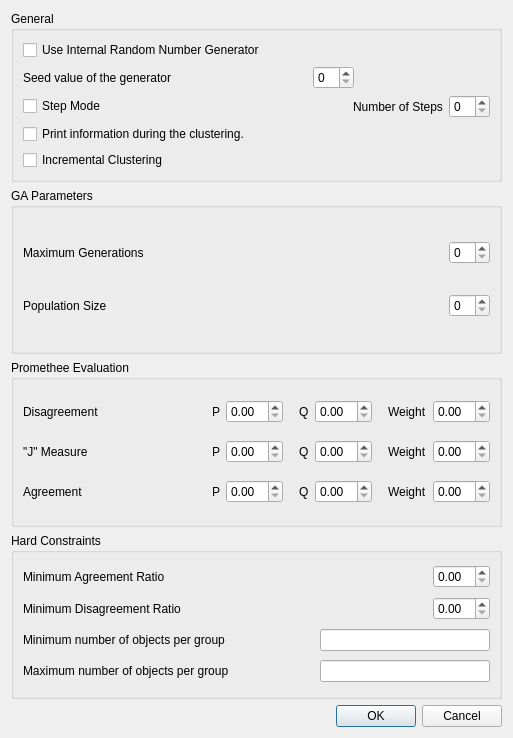
<?xml version="1.0" encoding="UTF-8"?>
<ui version="4.0">
 <class>Config</class>
 <widget class="QWidget" name="Config">
  <property name="geometry">
   <rect>
    <x>0</x>
    <y>0</y>
    <width>513</width>
    <height>738</height>
   </rect>
  </property>
  <property name="windowTitle">
   <string>Form</string>
  </property>
  <layout class="QVBoxLayout" name="verticalLayout">
   <item>
    <widget class="QGroupBox" name="groupBox">
     <property name="title">
      <string>General</string>
     </property>
     <layout class="QVBoxLayout" name="verticalLayout_11">
      <item>
       <widget class="QCheckBox" name="InternalRandom">
        <property name="text">
         <string>Use Internal Random Number Generator</string>
        </property>
       </widget>
      </item>
      <item>
       <layout class="QHBoxLayout" name="_2">
        <item>
         <widget class="QLabel" name="textLabel1_4">
          <property name="text">
           <string>Seed value of the generator</string>
          </property>
          <property name="wordWrap">
           <bool>false</bool>
          </property>
         </widget>
        </item>
        <item>
         <spacer name="spacer24_3">
          <property name="orientation">
           <enum>Qt::Horizontal</enum>
          </property>
          <property name="sizeType">
           <enum>QSizePolicy::Expanding</enum>
          </property>
          <property name="sizeHint" stdset="0">
           <size>
            <width>40</width>
            <height>20</height>
           </size>
          </property>
         </spacer>
        </item>
        <item>
         <widget class="QSpinBox" name="Seed"/>
        </item>
        <item>
         <spacer name="spacer25">
          <property name="orientation">
           <enum>Qt::Horizontal</enum>
          </property>
          <property name="sizeType">
           <enum>QSizePolicy::Expanding</enum>
          </property>
          <property name="sizeHint" stdset="0">
           <size>
            <width>40</width>
            <height>20</height>
           </size>
          </property>
         </spacer>
        </item>
       </layout>
      </item>
      <item>
       <layout class="QHBoxLayout" name="horizontalLayout">
        <item>
         <widget class="QCheckBox" name="Step">
          <property name="toolTip">
           <string>Set id the step mode is activ.</string>
          </property>
          <property name="whatsThis">
           <string>When &lt;b&gt;step mode&lt;/b&gt; is checked and the GVCA is launched manually, it stops after a given number of steps.</string>
          </property>
          <property name="text">
           <string>Step Mode</string>
          </property>
         </widget>
        </item>
        <item>
         <spacer name="spacer97">
          <property name="orientation">
           <enum>Qt::Horizontal</enum>
          </property>
          <property name="sizeType">
           <enum>QSizePolicy::Expanding</enum>
          </property>
          <property name="sizeHint" stdset="0">
           <size>
            <width>167</width>
            <height>20</height>
           </size>
          </property>
         </spacer>
        </item>
        <item>
         <widget class="QLabel" name="textLabel7">
          <property name="toolTip">
           <string>Set the number of steps in the step mode.</string>
          </property>
          <property name="whatsThis">
           <string>The GVCA manually launched stops each time a given number of iterations was run.</string>
          </property>
          <property name="text">
           <string>Number of Steps</string>
          </property>
          <property name="wordWrap">
           <bool>false</bool>
          </property>
         </widget>
        </item>
        <item>
         <widget class="QSpinBox" name="StepGen"/>
        </item>
       </layout>
      </item>
      <item>
       <widget class="QCheckBox" name="Cout">
        <property name="text">
         <string>Print information during the clustering.</string>
        </property>
       </widget>
      </item>
      <item>
       <widget class="QCheckBox" name="Incremental">
        <property name="text">
         <string>Incremental Clustering</string>
        </property>
       </widget>
      </item>
     </layout>
    </widget>
   </item>
   <item>
    <widget class="QGroupBox" name="groupBox_3">
     <property name="title">
      <string>GA Parameters</string>
     </property>
     <layout class="QVBoxLayout" name="verticalLayout_3">
      <item>
       <layout class="QHBoxLayout" name="_3">
        <item>
         <widget class="QLabel" name="textLabel6_2">
          <property name="toolTip">
           <string>Set the maximum number of generations of the GVCA.</string>
          </property>
          <property name="whatsThis">
           <string>The end condition used by the GVCA is a maximum number of iterations specified by &lt;b&gt;maximum generation&lt;/b&gt;.</string>
          </property>
          <property name="text">
           <string>Maximum Generations</string>
          </property>
          <property name="wordWrap">
           <bool>false</bool>
          </property>
         </widget>
        </item>
        <item>
         <spacer name="spacer98_2">
          <property name="orientation">
           <enum>Qt::Horizontal</enum>
          </property>
          <property name="sizeType">
           <enum>QSizePolicy::Expanding</enum>
          </property>
          <property name="sizeHint" stdset="0">
           <size>
            <width>40</width>
            <height>20</height>
           </size>
          </property>
         </spacer>
        </item>
        <item>
         <widget class="QSpinBox" name="MaxGen"/>
        </item>
       </layout>
      </item>
      <item>
       <layout class="QHBoxLayout" name="_6">
        <item>
         <widget class="QLabel" name="textLabel6">
          <property name="toolTip">
           <string>Set the size of the population for the GVCA.</string>
          </property>
          <property name="whatsThis">
           <string>When running, the GVCA uses a population containing &lt;b&gt;population size&lt;/b&gt; number of chromosomes. A population size of &lt;i&gt;16&lt;/i&gt; is a good choice.</string>
          </property>
          <property name="text">
           <string>Population Size</string>
          </property>
          <property name="wordWrap">
           <bool>false</bool>
          </property>
         </widget>
        </item>
        <item>
         <spacer name="spacer98">
          <property name="orientation">
           <enum>Qt::Horizontal</enum>
          </property>
          <property name="sizeType">
           <enum>QSizePolicy::Expanding</enum>
          </property>
          <property name="sizeHint" stdset="0">
           <size>
            <width>40</width>
            <height>20</height>
           </size>
          </property>
         </spacer>
        </item>
        <item>
         <widget class="QSpinBox" name="PopSize"/>
        </item>
       </layout>
      </item>
     </layout>
    </widget>
   </item>
   <item>
    <widget class="QGroupBox" name="groupBox_5">
     <property name="title">
      <string>Promethee Evaluation</string>
     </property>
     <layout class="QVBoxLayout" name="verticalLayout_5">
      <item>
       <layout class="QHBoxLayout" name="_8">
        <item>
         <widget class="QLabel" name="textLabel1_6">
          <property name="text">
           <string>Disagreement</string>
          </property>
          <property name="wordWrap">
           <bool>false</bool>
          </property>
         </widget>
        </item>
        <item>
         <spacer name="spacer2_8">
          <property name="orientation">
           <enum>Qt::Horizontal</enum>
          </property>
          <property name="sizeType">
           <enum>QSizePolicy::MinimumExpanding</enum>
          </property>
          <property name="sizeHint" stdset="0">
           <size>
            <width>10</width>
            <height>20</height>
           </size>
          </property>
         </spacer>
        </item>
        <item>
         <widget class="QLabel" name="txts_8">
          <property name="toolTip">
           <string>Set the preference threshold.</string>
          </property>
          <property name="whatsThis">
           <string>When the relativ difference for two solutions for the criterion is greather than &lt;b&gt;p&lt;/p&gt;, the best solution is prefered.</string>
          </property>
          <property name="text">
           <string>P</string>
          </property>
          <property name="wordWrap">
           <bool>false</bool>
          </property>
         </widget>
        </item>
        <item>
         <widget class="QDoubleSpinBox" name="DisagreementP"/>
        </item>
        <item>
         <spacer name="spacer2_2_6">
          <property name="orientation">
           <enum>Qt::Horizontal</enum>
          </property>
          <property name="sizeType">
           <enum>QSizePolicy::Fixed</enum>
          </property>
          <property name="sizeHint" stdset="0">
           <size>
            <width>10</width>
            <height>20</height>
           </size>
          </property>
         </spacer>
        </item>
        <item>
         <widget class="QLabel" name="txts_2_6">
          <property name="toolTip">
           <string>Set the indeference threshold.</string>
          </property>
          <property name="whatsThis">
           <string>When the relativ difference for two solutions for the criterion is smaller than &lt;b&gt;q&lt;/p&gt;, the two solutions are considered to be similar.</string>
          </property>
          <property name="text">
           <string>Q</string>
          </property>
          <property name="wordWrap">
           <bool>false</bool>
          </property>
         </widget>
        </item>
        <item>
         <widget class="QDoubleSpinBox" name="DisagreementQ"/>
        </item>
        <item>
         <spacer name="spacer2_3_6">
          <property name="orientation">
           <enum>Qt::Horizontal</enum>
          </property>
          <property name="sizeType">
           <enum>QSizePolicy::Fixed</enum>
          </property>
          <property name="sizeHint" stdset="0">
           <size>
            <width>10</width>
            <height>20</height>
           </size>
          </property>
         </spacer>
        </item>
        <item>
         <widget class="QLabel" name="txts_3_6">
          <property name="toolTip">
           <string>Set the weight.</string>
          </property>
          <property name="whatsThis">
           <string>The &lt;b&gt;weight&lt;/b&gt; for the criterion specify its importance in comparison to the others criteria.</string>
          </property>
          <property name="text">
           <string>Weight</string>
          </property>
          <property name="wordWrap">
           <bool>false</bool>
          </property>
         </widget>
        </item>
        <item>
         <widget class="QDoubleSpinBox" name="DisagreementWeight"/>
        </item>
       </layout>
      </item>
      <item>
       <layout class="QHBoxLayout" name="_7">
        <item>
         <widget class="QLabel" name="textLabel1">
          <property name="whatsThis">
           <string>The &lt;b&gt;J measure&lt;/b&gt; represents a ratio between the minimum distance separating two virtual communities and the compactness of each virtual community.</string>
          </property>
          <property name="text">
           <string>&quot;J&quot; Measure</string>
          </property>
          <property name="wordWrap">
           <bool>false</bool>
          </property>
         </widget>
        </item>
        <item>
         <spacer name="spacer2">
          <property name="orientation">
           <enum>Qt::Horizontal</enum>
          </property>
          <property name="sizeType">
           <enum>QSizePolicy::MinimumExpanding</enum>
          </property>
          <property name="sizeHint" stdset="0">
           <size>
            <width>10</width>
            <height>20</height>
           </size>
          </property>
         </spacer>
        </item>
        <item>
         <widget class="QLabel" name="txts">
          <property name="toolTip">
           <string>Set the preference threshold.</string>
          </property>
          <property name="whatsThis">
           <string>When the relativ difference for two solutions for the criterion is greather than &lt;b&gt;p&lt;/p&gt;, the best solution is prefered.</string>
          </property>
          <property name="text">
           <string>P</string>
          </property>
          <property name="wordWrap">
           <bool>false</bool>
          </property>
         </widget>
        </item>
        <item>
         <widget class="QDoubleSpinBox" name="SimP"/>
        </item>
        <item>
         <spacer name="spacer2_2">
          <property name="orientation">
           <enum>Qt::Horizontal</enum>
          </property>
          <property name="sizeType">
           <enum>QSizePolicy::Fixed</enum>
          </property>
          <property name="sizeHint" stdset="0">
           <size>
            <width>10</width>
            <height>20</height>
           </size>
          </property>
         </spacer>
        </item>
        <item>
         <widget class="QLabel" name="txts_2">
          <property name="toolTip">
           <string>Set the indeference threshold.</string>
          </property>
          <property name="whatsThis">
           <string>When the relativ difference for two solutions for the criterion is smaller than &lt;b&gt;q&lt;/p&gt;, the two solutions are considered to be similar.</string>
          </property>
          <property name="text">
           <string>Q</string>
          </property>
          <property name="wordWrap">
           <bool>false</bool>
          </property>
         </widget>
        </item>
        <item>
         <widget class="QDoubleSpinBox" name="SimQ"/>
        </item>
        <item>
         <spacer name="spacer2_3">
          <property name="orientation">
           <enum>Qt::Horizontal</enum>
          </property>
          <property name="sizeType">
           <enum>QSizePolicy::Fixed</enum>
          </property>
          <property name="sizeHint" stdset="0">
           <size>
            <width>10</width>
            <height>20</height>
           </size>
          </property>
         </spacer>
        </item>
        <item>
         <widget class="QLabel" name="txts_3">
          <property name="toolTip">
           <string>Set the weight.</string>
          </property>
          <property name="whatsThis">
           <string>The &lt;b&gt;weight&lt;/b&gt; for the criterion specify its importance in comparison to the others criteria.</string>
          </property>
          <property name="text">
           <string>Weight</string>
          </property>
          <property name="wordWrap">
           <bool>false</bool>
          </property>
         </widget>
        </item>
        <item>
         <widget class="QDoubleSpinBox" name="SimWeight"/>
        </item>
       </layout>
      </item>
      <item>
       <layout class="QHBoxLayout" name="_9">
        <item>
         <widget class="QLabel" name="textLabel1_5">
          <property name="text">
           <string>Agreement</string>
          </property>
          <property name="wordWrap">
           <bool>false</bool>
          </property>
         </widget>
        </item>
        <item>
         <spacer name="spacer2_7">
          <property name="orientation">
           <enum>Qt::Horizontal</enum>
          </property>
          <property name="sizeType">
           <enum>QSizePolicy::MinimumExpanding</enum>
          </property>
          <property name="sizeHint" stdset="0">
           <size>
            <width>10</width>
            <height>20</height>
           </size>
          </property>
         </spacer>
        </item>
        <item>
         <widget class="QLabel" name="txts_7">
          <property name="toolTip">
           <string>Set the preference threshold.</string>
          </property>
          <property name="whatsThis">
           <string>When the relativ difference for two solutions for the criterion is greather than &lt;b&gt;p&lt;/p&gt;, the best solution is prefered.</string>
          </property>
          <property name="text">
           <string>P</string>
          </property>
          <property name="wordWrap">
           <bool>false</bool>
          </property>
         </widget>
        </item>
        <item>
         <widget class="QDoubleSpinBox" name="AgreementP"/>
        </item>
        <item>
         <spacer name="spacer2_2_5">
          <property name="orientation">
           <enum>Qt::Horizontal</enum>
          </property>
          <property name="sizeType">
           <enum>QSizePolicy::Fixed</enum>
          </property>
          <property name="sizeHint" stdset="0">
           <size>
            <width>10</width>
            <height>20</height>
           </size>
          </property>
         </spacer>
        </item>
        <item>
         <widget class="QLabel" name="txts_2_5">
          <property name="toolTip">
           <string>Set the indeference threshold.</string>
          </property>
          <property name="whatsThis">
           <string>When the relativ difference for two solutions for the criterion is smaller than &lt;b&gt;q&lt;/p&gt;, the two solutions are considered to be similar.</string>
          </property>
          <property name="text">
           <string>Q</string>
          </property>
          <property name="wordWrap">
           <bool>false</bool>
          </property>
         </widget>
        </item>
        <item>
         <widget class="QDoubleSpinBox" name="AgreementQ"/>
        </item>
        <item>
         <spacer name="spacer2_3_5">
          <property name="orientation">
           <enum>Qt::Horizontal</enum>
          </property>
          <property name="sizeType">
           <enum>QSizePolicy::Fixed</enum>
          </property>
          <property name="sizeHint" stdset="0">
           <size>
            <width>10</width>
            <height>20</height>
           </size>
          </property>
         </spacer>
        </item>
        <item>
         <widget class="QLabel" name="txts_3_5">
          <property name="toolTip">
           <string>Set the weight.</string>
          </property>
          <property name="whatsThis">
           <string>The &lt;b&gt;weight&lt;/b&gt; for the criterion specify its importance in comparison to the others criteria.</string>
          </property>
          <property name="text">
           <string>Weight</string>
          </property>
          <property name="wordWrap">
           <bool>false</bool>
          </property>
         </widget>
        </item>
        <item>
         <widget class="QDoubleSpinBox" name="AgreementWeight"/>
        </item>
       </layout>
      </item>
     </layout>
    </widget>
   </item>
   <item>
    <widget class="QGroupBox" name="groupBox_4">
     <property name="title">
      <string>Hard Constraints</string>
     </property>
     <layout class="QVBoxLayout" name="verticalLayout_4">
      <item>
       <layout class="QHBoxLayout" name="_5">
        <item>
         <widget class="QLabel" name="textLabel8">
          <property name="toolTip">
           <string>Set a threshold for the minimum agreement ratio between two profiles to force them to be grouped together.</string>
          </property>
          <property name="whatsThis">
           <string>If the &lt;b&gt;agreement ratio&lt;/b&gt; between two subprofiles is greater or equal to the &lt;b&gt;Minimum Agreement Threshold&lt;/b&gt;, the two profiles are always grouped together.</string>
          </property>
          <property name="text">
           <string>Minimum Agreement Ratio</string>
          </property>
          <property name="wordWrap">
           <bool>false</bool>
          </property>
         </widget>
        </item>
        <item>
         <spacer name="spacer101">
          <property name="orientation">
           <enum>Qt::Horizontal</enum>
          </property>
          <property name="sizeType">
           <enum>QSizePolicy::Expanding</enum>
          </property>
          <property name="sizeHint" stdset="0">
           <size>
            <width>40</width>
            <height>20</height>
           </size>
          </property>
         </spacer>
        </item>
        <item>
         <widget class="QDoubleSpinBox" name="MinAgreement"/>
        </item>
       </layout>
      </item>
      <item>
       <layout class="QHBoxLayout" name="_4">
        <item>
         <widget class="QLabel" name="textLabel8_2">
          <property name="toolTip">
           <string>Set a threshold for the minimum disagreement ratio between two profiles to avoid them to be grouped together.</string>
          </property>
          <property name="whatsThis">
           <string>If the &lt;b&gt;disagreement ratio&lt;/b&gt; between two subprofiles is greater or equal to the &lt;b&gt;Minimum Disagreement Threshold&lt;/b&gt;, the two profiles can never be grouped together.</string>
          </property>
          <property name="text">
           <string>Minimum Disagreement Ratio</string>
          </property>
          <property name="wordWrap">
           <bool>false</bool>
          </property>
         </widget>
        </item>
        <item>
         <spacer name="spacer101_2">
          <property name="orientation">
           <enum>Qt::Horizontal</enum>
          </property>
          <property name="sizeType">
           <enum>QSizePolicy::Expanding</enum>
          </property>
          <property name="sizeHint" stdset="0">
           <size>
            <width>40</width>
            <height>20</height>
           </size>
          </property>
         </spacer>
        </item>
        <item>
         <widget class="QDoubleSpinBox" name="MinDisagreement"/>
        </item>
       </layout>
      </item>
      <item>
       <layout class="QHBoxLayout" name="horizontalLayout_3">
        <item>
         <widget class="QLabel" name="label">
          <property name="text">
           <string>Minimum number of objects per group</string>
          </property>
         </widget>
        </item>
        <item>
         <spacer name="horizontalSpacer">
          <property name="orientation">
           <enum>Qt::Horizontal</enum>
          </property>
          <property name="sizeHint" stdset="0">
           <size>
            <width>20</width>
            <height>20</height>
           </size>
          </property>
         </spacer>
        </item>
        <item>
         <widget class="QLineEdit" name="NbMinObjs">
          <property name="minimumSize">
           <size>
            <width>170</width>
            <height>0</height>
           </size>
          </property>
         </widget>
        </item>
       </layout>
      </item>
      <item>
       <layout class="QHBoxLayout" name="horizontalLayout_4">
        <item>
         <widget class="QLabel" name="label_2">
          <property name="text">
           <string>Maximum number of objects per group</string>
          </property>
         </widget>
        </item>
        <item>
         <spacer name="horizontalSpacer_2">
          <property name="orientation">
           <enum>Qt::Horizontal</enum>
          </property>
          <property name="sizeHint" stdset="0">
           <size>
            <width>20</width>
            <height>20</height>
           </size>
          </property>
         </spacer>
        </item>
        <item>
         <widget class="QLineEdit" name="NbMaxObjs">
          <property name="minimumSize">
           <size>
            <width>170</width>
            <height>0</height>
           </size>
          </property>
         </widget>
        </item>
       </layout>
      </item>
     </layout>
    </widget>
   </item>
   <item>
    <widget class="QDialogButtonBox" name="buttonBox">
     <property name="standardButtons">
      <set>QDialogButtonBox::Cancel|QDialogButtonBox::Ok</set>
     </property>
    </widget>
   </item>
  </layout>
 </widget>
 <resources/>
 <connections/>
</ui>
